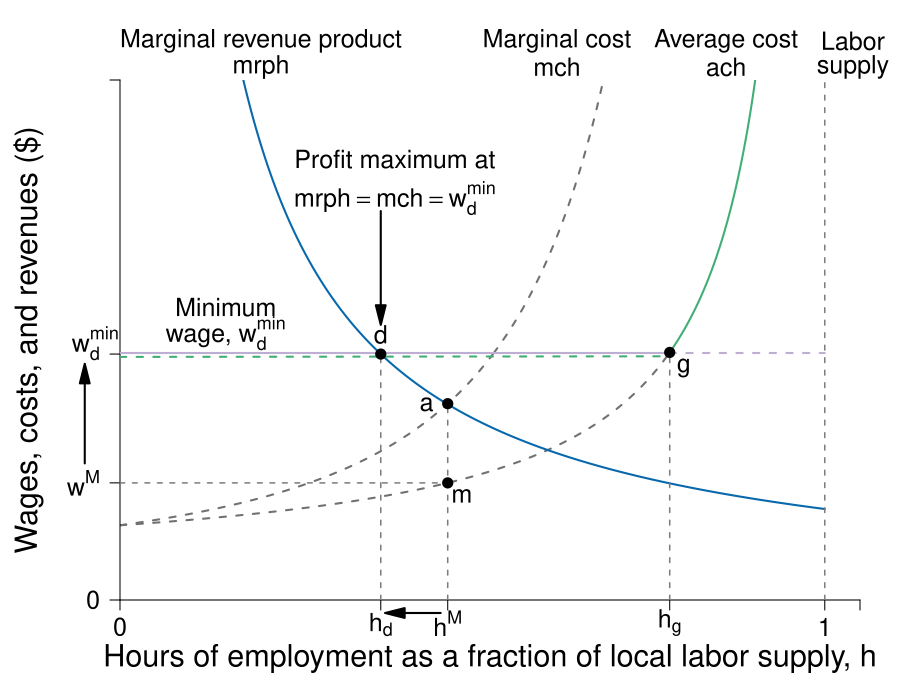

Here is the R script that generated this plot:
require(shape)
require(plotrix)
pdf(file = "employment/monopsony_minwage_decrease.pdf", width = 9, height = 7)

#Set parameters for graphics
axislabelsize <- 1.8
labelsize <- 1.5
namesize <- 1.8
annotatesize <- 1.5
graphlinewidth <- 2
segmentlinewidth <- 1.5

COL <- c("#7fc97f", "#beaed4", "#fdc086", "#ffff99", "#386cb0", "#f0027f", "#bf5b17", "#666666")
COLA <- c("#e0f3db", "#99d8c9","#66c2a4","#41ae76", "#238b45", "#005824")
COLB <- c("#c6dbef", "#4eb3d3", "#2b8cbe", "#0868ac","#084081")
COLC <- c("#fcfbfd", "#efedf5", "#dadaeb", "#bcbddc", "#9e9ac8", "#807dba", "#6a51a3", "#54278f", "#3f007d")
grays <- gray.colors(25, start = 1, end = 0)


WageFn <- function(h, ubar = 3, B = 2, t = 0.8) {
  B + ubar + (ubar - ubar*t +  ubar*t*h )/(t*(1 - h))
}

Mch <- function(h, ubar = 3, B = 2, t = 0.8) {
  B + ubar + (ubar - ubar*t +  ubar*t*h )/(t*(1 - h))+ (ubar*h)/(t*(1-h)^2)
}


MRP <- function(h, constant = 7, slope = 1){
  constant/(slope*h)
}

# mrp2 <- function(h, constant = 4, power = 2){
#   constant/(h^power)
# }

costRevSol <- function(h, constant = 7, ubar = 3, B = 2, t = 0.8){
  B + ubar + (ubar - ubar*t +  ubar*t*h )/(t*(1 - h)) + (ubar*h)/(t*(1-h)^2) - constant/h
}

#uniroot(costRevSol(x, constant = 7, ubar = 3, B = 2, t = 0.8), lower = 0.01, upper = 1)

par(mar =  c(5, 6, 4, 2))

xlims <- c(0, 1.05)
ylims <- c(0, 40)

plot(0, 0, xlim = xlims, ylim = ylims, type = "n",
     xlab = "",
     ylab = "",
     xaxt = "n", 
     yaxt = "n",
     cex.lab = axislabelsize, 
     bty = "n", 
     xaxs="i", 
     yaxs="i")

npts <- 500 
npts2 <- 501

#Guesses at intersections
LPoints <- c(0.465, 0.56) 
BPoints <- c(0.37, 0.53, 0.78)

#Specify the sequences of points for graphing. 
xx1 <- seq(xlims[1], BPoints[2], length.out = npts)
xx2 <- seq(BPoints[2], 1, length.out = npts)
xx3 <- seq(xlims[1], BPoints[3], length.out = npts)
xx4 <- seq(BPoints[3], 1, length.out = npts)
xx5 <- seq(xlims[1], 1, length.out = npts)


#Draw the lines for the graphs
lines(xx3, WageFn(xx3), col = COLA[6], lwd = graphlinewidth, lty = 2)
lines(xx4, WageFn(xx4), col = COLA[6], lwd = graphlinewidth, lty = 1)
lines(xx1, Mch(xx1), col = COLA[3], lwd = graphlinewidth, lty = 2)
lines(xx2, Mch(xx2), col = COLA[3], lwd = graphlinewidth, lty = 2)
lines(xx5, MRP(xx5), col = COLB[4], lwd = graphlinewidth)
#lines(xx1, mrp2(xx1), col = COLB[4], lwd = graphlinewidth)

#lines(xx2, solowCondition(xx2, delta = 5), col = COL[3], lwd = 4)
#lines(xx2, solowInfeas(xx2, delta = 5), col = COL[1], lwd = 4, lty = 2)




#Customize ticks and labels for the plot
ticksy <- c(0, MRP(BPoints[1]), WageFn(LPoints[1]), 40)
ylabels <- c(0, NA, expression(paste(w^M)), NA)
ticksx <- c(0, BPoints[1], LPoints[1], BPoints[3], 1, xlims[2])
xlabels <- c(0, expression(paste(h[d])), expression(paste(h^M)), expression(paste(h[g])),  1.0, NA)
axis(1, at = ticksx, pos = 0, labels = xlabels, cex.axis = labelsize)
axis(2, at = ticksy, pos = 0, labels = ylabels, las = 1,cex.axis = labelsize)


text(-0.035, 19 + 0.75,  expression(paste(w[d]^min)), xpd = TRUE, cex = labelsize) 



#Axis labels 
text(0.5*xlims[2], -4.5,  expression(paste("Hours of employment as a fraction of local labor supply, ", h)), xpd = TRUE, cex = axislabelsize) 
text(-0.13, 0.5*ylims[2], expression(paste("Wages, costs, and revenues ($)")), xpd = TRUE, cex = axislabelsize, srt = 90) 


#Annotation of the  graphs
text(0.86, 43, expression(paste("Average cost")), cex = labelsize, xpd = TRUE)
text(0.86, 41, expression(paste(ach)), cex = labelsize, xpd = TRUE)

text(0.62, 43, expression(paste("Marginal cost")), cex = labelsize, xpd = TRUE)
text(0.62, 41, expression(paste(mch)), cex = labelsize, xpd = TRUE)

text(0.2, 43, expression(paste("Marginal revenue product")), cex = labelsize, xpd = TRUE)
text(0.2, 41, expression(paste(mrph)), cex = labelsize, xpd = TRUE)



#Labor supply
segments(1, 0, 1, 42, lty = 2, lwd = segmentlinewidth, col = grays[20])
text(1.04, 43, expression(paste("Labor")), cex = labelsize, xpd = TRUE)
text(1.04, 41, expression(paste("supply")), cex = labelsize, xpd = TRUE)

#Line for the absolute maximum quality
#segments(1, 0, 1, 42, lty = 2, lwd = 3, col = "darkgray")
#segments(0.75, 0, 0.75, 20, lty = 2, lwd = 2, col = "darkgray")

#Arrow to Slope of BRF
#Arrows(0.5, 13, 0.58, 13, col = "black", lty = 1, lwd = 2, arr.type = "triangle")
#text(0.35, 13, expression(paste("Slope = " - u[q], " = ", frac(delta, (1 - q)^2))))


#Arrows(0.8, 15, 0.8, 19, col = "black", lty = 1, lwd = 2, arr.type = "triangle")
#Arrows(0.8, 15, 0.8, 6, col = "black", lty = 1, lwd = 2, arr.type = "triangle")
#text(0.92, 12.5, expression(paste("Employment Rent")))

#Text to indicate delta = 5
#text(0.2, 38, expression(paste("Wage Function")))
#text(0.2, 36, expression(paste("set to ", delta, " = 5")))


#Zero profit condition 
#segments(0, 20, 0.75, 20, lty = 1, lwd = 2, col = "darkgray")
#segments(0.75, 20, 1.2, 20, lty = 2, lwd = 2, col = "darkgray")

#Unemployment benefits & a
#segments(0, 5, 1.2, 5, lty = 2, lwd = 2, col = grays[20])
#segments(0, 2.5, 1.2, 2.5, lty = 2, lwd = 2, col = grays[20])

#Zero profit condition
#text(1.02, 21, expression(paste("Zero profit condition, ", w == w[0])))
#text(0.95, 6, expression(paste(B + underline(u)[t], " (opportunity cost of work)")),cex = labelsize,xpd =TRUE)
#text(0.95, 3.5, expression(paste(B, " (unemployment benefits)")),cex = labelsize, xpd =TRUE)
#text(1.08, 36, expression(paste("level of")))
#text(1.08, 34, expression(paste("employment, ", bar(H))))


#Fixed wage comparison
#segments(0, 12.5, 1, 12.5, lty = 2, lwd = graphlinewidth, col = COLB[3])



#Guesses at intersections
# LPoints <- c(0.465, 0.56) 
# BPoints <- c(0.37, 0.53)


# points(BPoints[2], Mch(BPoints[2]), pch = 16, col = "black", cex = 1.5)
# text(BPoints[2] + 0.02, Mch(BPoints[2]) - 1, expression(paste(m)), cex = labelsize)



#segments(0, Mch(LPoints[1]), LPoints[1], Mch(LPoints[1]), lty = 2, lwd = segmentlinewidth, col = grays[20])
segments(LPoints[1], 0 , LPoints[1], Mch(LPoints[1]), lty = 2, lwd = segmentlinewidth, col = grays[20])
segments(0, WageFn(LPoints[1]), LPoints[1], WageFn(LPoints[1]), lty = 2, lwd = segmentlinewidth, col = grays[20])

segments(BPoints[1], 0, BPoints[1], MRP(BPoints[1]), lty = 2, lwd = segmentlinewidth, col = grays[20])

#Binding minimum wage
segments(0, 19, BPoints[3], 19, lty = 1, lwd = graphlinewidth + 0.2, col = COL[2])
segments(BPoints[3], 19, 1, 19, lty = 2, lwd = graphlinewidth + 0.2, col = COL[2])

#Green part of min wage
segments(0, 19 - 0.3, BPoints[3], WageFn(BPoints[3]) - 0.3, lty = 1, lwd = graphlinewidth, col = COLA[4])

points(BPoints[1], MRP(BPoints[1]), pch = 16, col = "black", cex = 1.5)
text(BPoints[1], MRP(BPoints[1]) + 1.5, expression(paste(d)), cex = labelsize)
# Arrows(BPoints[1] + 0.02, MRP(BPoints[1]) - 0.7, BPoints[1] + 0.02, 0 + 1, col = "black", lty = 1, lwd = 2, arr.type = "triangle")
# Arrows(BPoints[1] - 0.02, MRP(BPoints[1]) - 0.7, 0+ 0.02, MRP(BPoints[1]) - 0.7, col = "black", lty = 1, lwd = 2, arr.type = "triangle")


segments(BPoints[3], 0, BPoints[3], WageFn(BPoints[3]), lty = 2, lwd = segmentlinewidth, col = grays[20])
points(BPoints[3], WageFn(BPoints[3]), pch = 16, col = "black", cex = 1.5)
text(BPoints[3] + 0.02, WageFn(BPoints[3]) - 1.2, expression(paste(g)), cex = labelsize)


#Arrow to mrp = mcl
Arrows(BPoints[1], MRP(BPoints[1]) + 11, BPoints[1], MRP(BPoints[1]) + 3, col = "black", lty = 1, lwd = 2, arr.type = "triangle")
text(BPoints[1] + 0.02, MRP(BPoints[1]) + 15, expression(paste("Profit maximum at")), cex = labelsize)
text(BPoints[1] + 0.02, MRP(BPoints[1]) + 12, expression(paste(mrph == mch,phantom() == w[d]^min)), cex = labelsize)


points(LPoints[1], Mch(LPoints[1]), pch = 16, col = "black", cex = 1.5)
text(LPoints[1] - 0.03, MRP(LPoints[1]), expression(paste(a)), cex = labelsize)


points(LPoints[1], WageFn(LPoints[1]), pch = 16, col = "black", cex = 1.5)
text(LPoints[1] + 0.02, WageFn(LPoints[1]) - 1, expression(paste(m)), cex = labelsize)

# points(LPoints[2], MRP(LPoints[2]), pch = 16, col = "black", cex = 1.5)
# text(LPoints[2] + 0.01, MRP(LPoints[2]) + 1, expression(paste(c)), cex = labelsize)


#Arrow to Slope of mrp = mcl

# text(LPoints[1], Mch(LPoints[1]) + 15, expression(paste("Profit maximum at")), cex = labelsize)
# text(LPoints[1], Mch(LPoints[1]) + 12, expression(paste(mrp(h) == mc(h) )), cex = labelsize)

#Arrows for effects of min wage
Arrows(LPoints[1] - 0.01, -1, BPoints[1] + 0.02, -1, col = "black", lty = 1, lwd = 2, arr.type = "triangle", xpd = TRUE)
Arrows(-0.05, WageFn(LPoints[1]) + 1.5, - 0.05, MRP(BPoints[1]) - 1.5, col = "black", lty = 1, lwd = 2, arr.type = "triangle", xpd = TRUE)


text(0.15, MRP(BPoints[1]) + 3.6, expression(paste("Minimum")), cex = labelsize)
text(0.15, MRP(BPoints[1]) + 1.6, expression(paste("wage, ", w[d]^min)), cex = labelsize)


dev.off()
